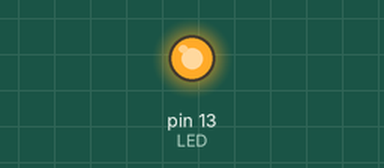
Recording of a sketch running on a simulated Arduino Uno, built with avr-gcc and run on an emulated ATmega328P. Shown: output pins drawn as LEDs (lit = HIGH).

Above: at 0.1 s.
Timing chart, 0 to 1.6 s (numbered marks = the images above):
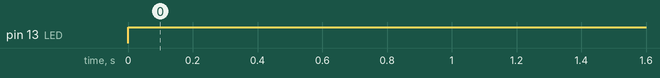

Measured:
- by itself, pin 13 (LED): LOW → HIGH at 0.00 s

The sketch:

Test_LED_2.ino
```cpp
/*
 Some Sample code of how to use your IR remote

 * Lets get started:

 The IR sensor's pins are attached to Arduino as so:
 Pin 1 to Vout (pin 11 on Arduino)
 Pin 2 to GND
 Pin 3 to Vcc (+5v from Arduino)

*/

#include <IRremote.h>

int IRpin = 11;  // pin for the IR sensor
int LED = 13;    // LED pin
IRrecv irrecv(IRpin);
decode_results results;

boolean LEDon = true; // initializing LEDon as true

void setup()
{
  Serial.begin(9600);
  irrecv.enableIRIn(); // Start the receiver
  pinMode(LED, OUTPUT);
}

void loop()
{

  if (irrecv.decode(&results))
    {

      irrecv.resume();   // Receive the next value
    }

  switch(results.value)
 {

  case 2672:
  // do this
  break;

  case 02:
  // do another thing
  break;

  case 03:
  // feed my dog for me
  break;

  default:
  digitalWrite(LED, HIGH);

  }

}
```
